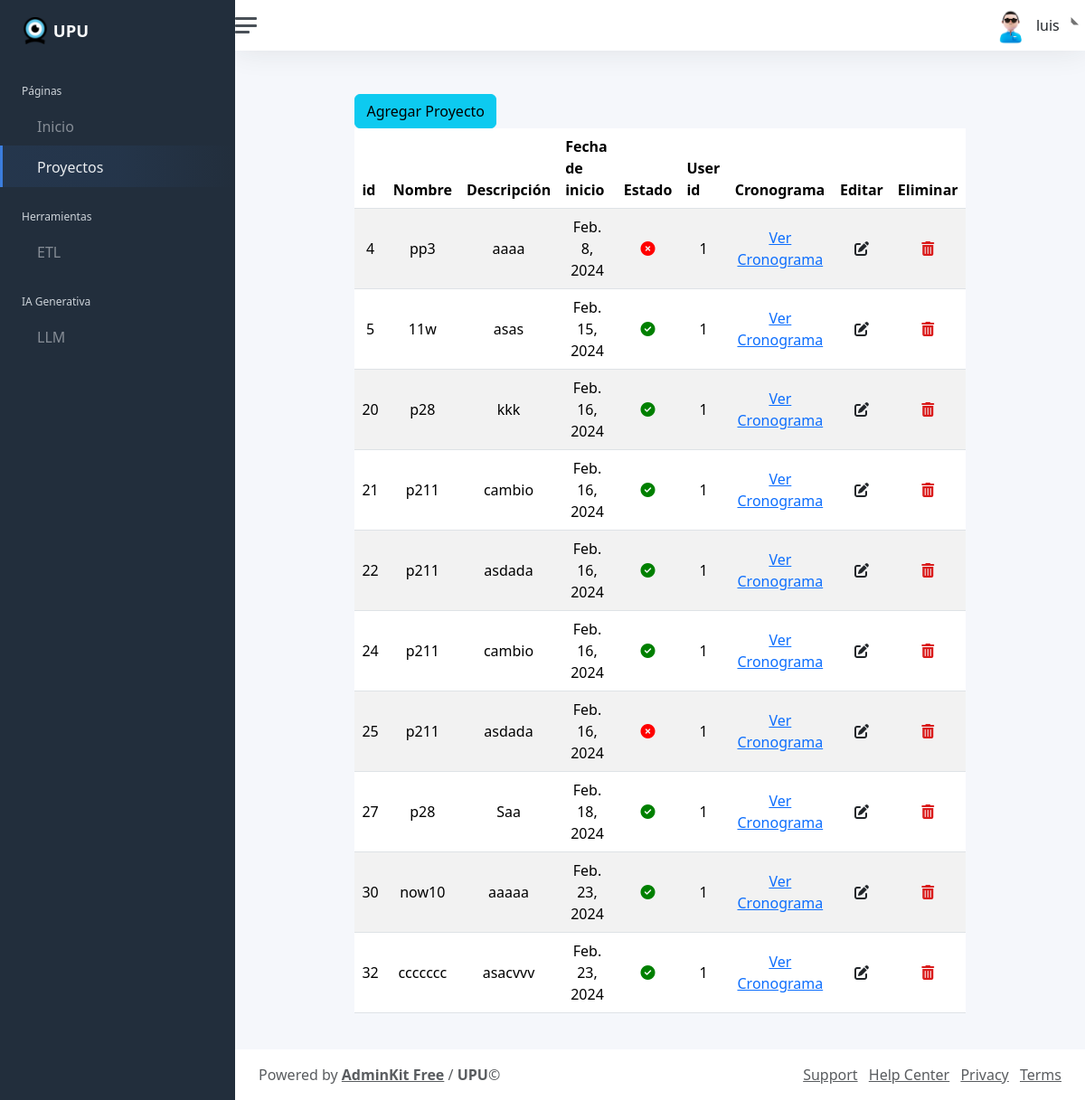
Screenshot of /project/ (signed in) with the database file from the repository.
### apps/project/models.py (models this page shows, shortened)
class Project(models.Model):
    id = models.AutoField(primary_key=True)
    name = models.CharField(max_length=50, null=False)
    description = models.CharField(max_length=50, null=False)
    startDate = models.DateField(auto_now_add=True)
    endDate = models.DateField(null=True,blank=True)
    state = models.BooleanField()
    User = models.ForeignKey(User, on_delete=models.CASCADE)

### apps/project/views.py (the view)
# urls.py: path('', IndexView.as_view(), name ='index1'),
class IndexView(LoginRequiredMixin, TemplateView):
   template_name = 'app/project/index.html'
   def get_context_data(self, *args, **kwargs):
      context = super(IndexView,self).get_context_data(*args, **kwargs)
      proyectos = list(Project.objects.filter(User_id=self.request.user).values())
      context['proyectos'] = proyectos
      context['api'] = {
            'title': 'Projects',
        }
      return context

### template/app/project/index.html (shortened to what this page needs)
{% extends "layout/app/base.html" %} {% block title %} Proyectos {% endblock %} {% load
static %}
{% block stylesheets %}
{% load static %}
<link rel="stylesheet" type="text/css" href="{% static 'assets/css/styles.css' %}">
{% endblock stylesheets %}
{% block content %}
<link rel="stylesheet" href="https://cdn.jsdelivr.net/npm/bootstrap@5.3.2/dist/css/bootstrap.min.css">
<link rel="stylesheet" href="https://cdn.datatables.net/2.0.0/css/dataTables.bootstrap5.css">
<div class="table-responsive">
	<div>
		<a href="creacionProyectos" class="btn btn-info">Agregar Proyecto</a>
	</div>
	<table  id="ProjectTable" class="table table-striped" >
		<thead>
			<tr>
				<th>id</th>
				<th>Nombre</th>
				<th>Descripción</th>
				<th>Fecha de inicio</th>
				<th>Estado</th>
				<th>User id</th>
				<th>Cronograma</th>
				<th>Editar</th>
				<th>Eliminar</th>
			</tr>
		</thead>
		<tbody>
			{% for i in proyectos %}
			<tr>
				<td>{{i.id}}</td>
				<td>{{i.name}}</td>
				<td>{{i.description}}</td>
				<td>{{i.startDate}}</td>
				<td>
					{% if i.state %}
						<i class="fas fa-check-circle" style="color: green;"></i>
					{% else %}
						<i class="fas fa-times-circle" style="color: red;"></i>
					{% endif %}
					</td>
				<td>{{i.User_id}}</td>
				<td><a href="Schudele/{{i.id}}">Ver Cronograma</a></td>
				<td> <a href="edicionProyectos/{{i.id}}" class="btn"><i class="fa-solid fa-pen-to-square"></i></i></i></a> </td>
				<td> <a href="eliminacionProyectos/{{i.id}}" class="btn btnEliminacion"><i class="fa-solid fa-trash-can" style="color: #da1b1b;"></i></a> </td>
			</tr>
			{% endfor %}
		</tbody>
	</table>
</div>
{% load static %}
{% endblock content %}

### template/shared/include/app/navbar.html (shortened to what this page needs)
<nav class="navbar navbar-expand navbar-light navbar-bg">
	<a class="sidebar-toggle js-sidebar-toggle">
		<i class="hamburger align-self-center"></i>
	</a>
	<div class="navbar-collapse collapse">
		<ul class="navbar-nav navbar-align">
			<li class="nav-item dropdown">
				<a
					class="nav-link dropdown-toggle d-none d-sm-inline-block"
					href="#"
					data-bs-toggle="dropdown"
				>
					<img
						src="/static/assets/img/auth/avatar.jpg"
						class="avatar img-fluid rounded me-1"
						alt="Login avatar"
					/>
					<span class="text-dark">{{ request.user.username }}</span>
				</a>
			</li>
		</ul>
	</div>
</nav>

### template/app/project/index.html (style rules this page uses)
.table-responsive { margin: 0 auto; width: 80%; }
table { width: auto; table-layout: auto; }
th, td { padding: 8px; text-align: center; }

### rows the page displays
Project: id "4", name "pp3", description "aaaa", startDate "Feb. 8, 2024", state False (drawn), User_id "1"
Project: id "5", name "11w", description "asas", startDate "Feb. 15, 2024", state True (drawn), User_id "1"
Project: id "20", name "p28", description "kkk", startDate "Feb. 16, 2024", state True (drawn), User_id "1"
Project: id "21", name "p211", description "cambio", startDate "Feb. 16, 2024", state True (drawn), User_id "1"
Project: id "22", name "p211", description "asdada", startDate "Feb. 16, 2024", state True (drawn), User_id "1"
Project: id "24", name "p211", description "cambio", startDate "Feb. 16, 2024", state True (drawn), User_id "1"
Project: id "25", name "p211", description "asdada", startDate "Feb. 16, 2024", state False (drawn), User_id "1"
Project: id "27", name "p28", description "Saa", startDate "Feb. 18, 2024", state True (drawn), User_id "1"
Project: id "30", name "now10", description "aaaaa", startDate "Feb. 23, 2024", state True (drawn), User_id "1"
Project: id "32", name "ccccccc", description "asacvvv", startDate "Feb. 23, 2024", state True (drawn), User_id "1"

### other values shown
{{ request.user.username }} "luis"
